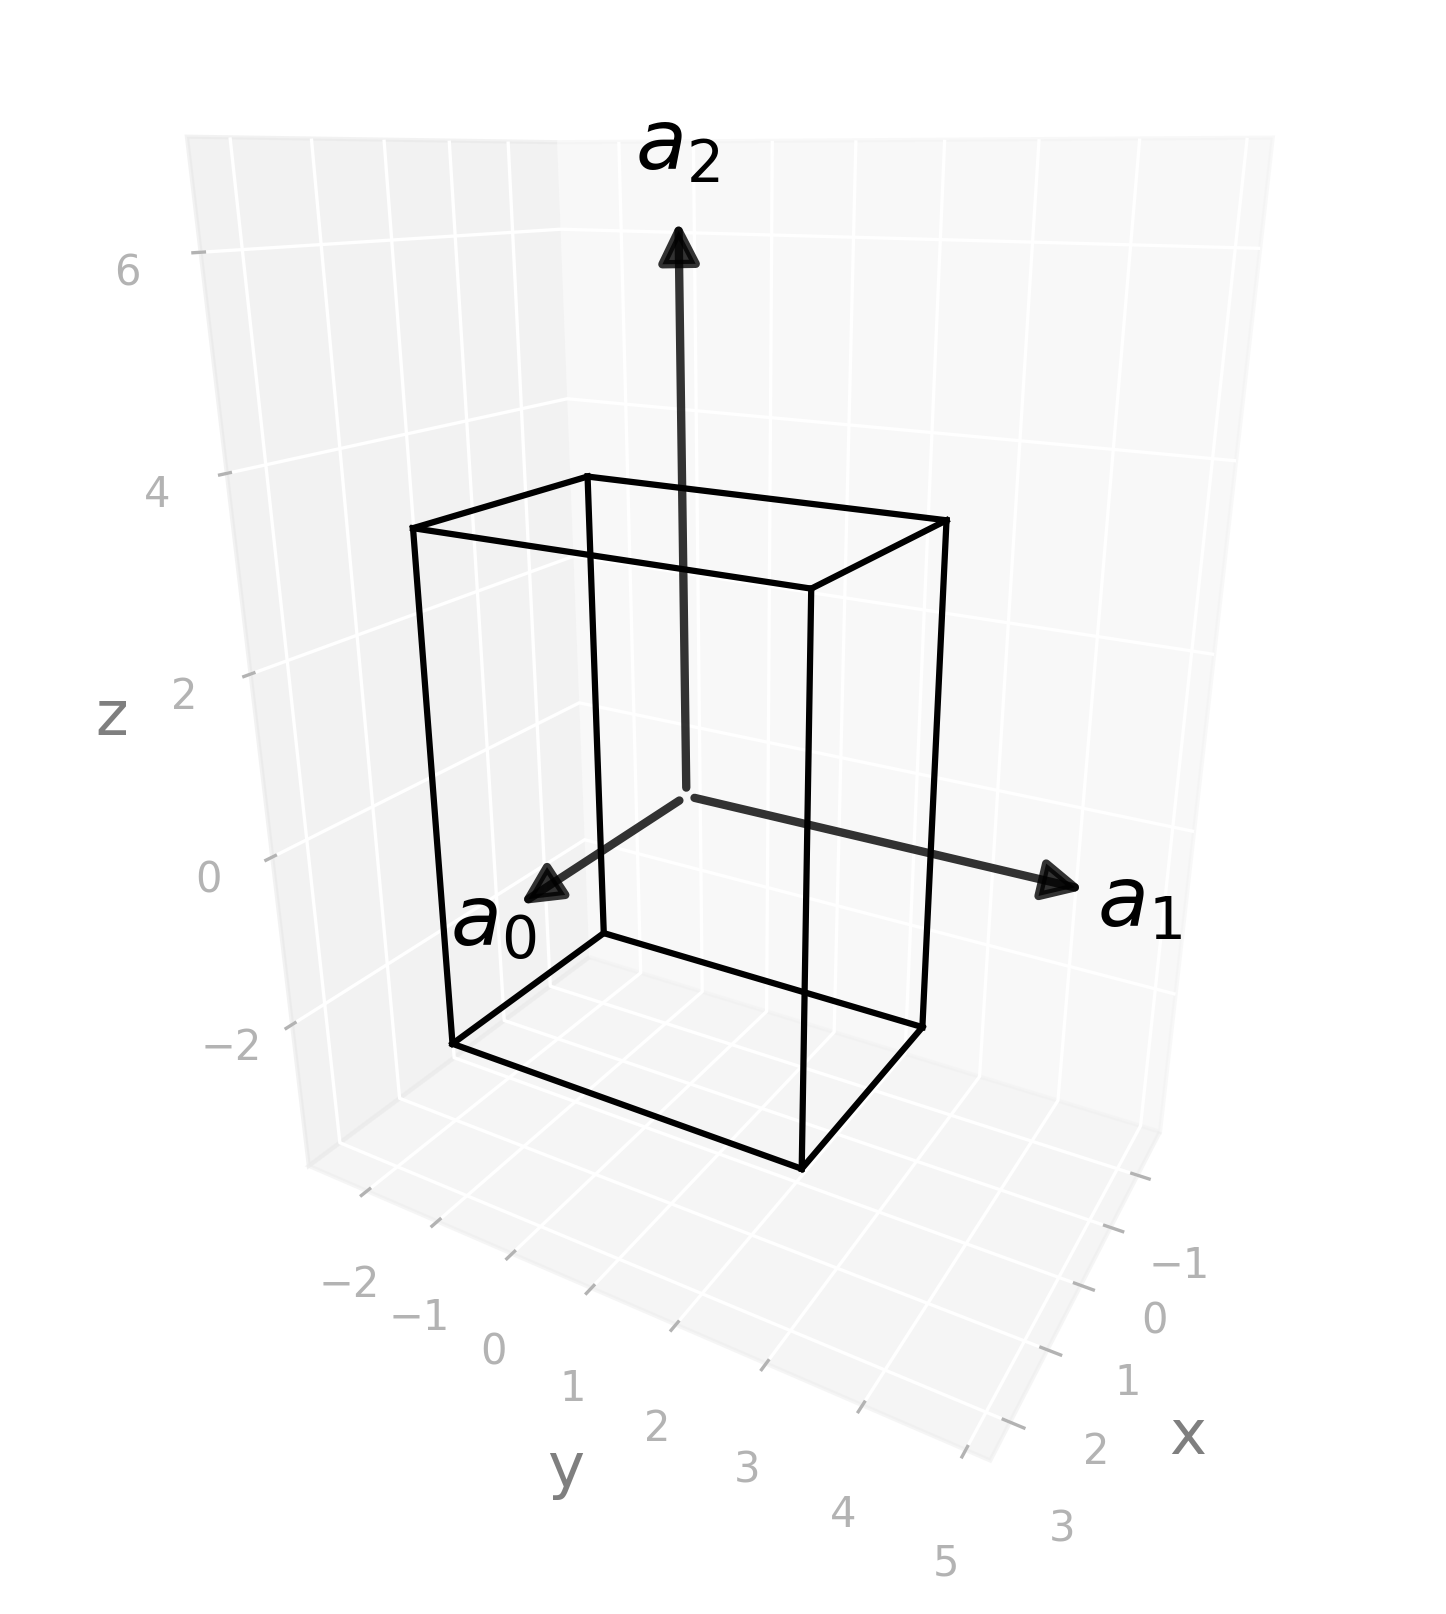

Here is the Python script that generated this plot:
import radtools as rad

l = rad.lattice_example("ORC")
backend = rad.MatplotlibBackend()
backend.plot(l, kind="wigner-seitz")
# Save an image:
backend.save("orc_wigner-seitz.png", elev=20, azim=30, dpi=300, bbox_inches="tight")
# Interactive plot:
backend.show(elev=20, azim=30)
